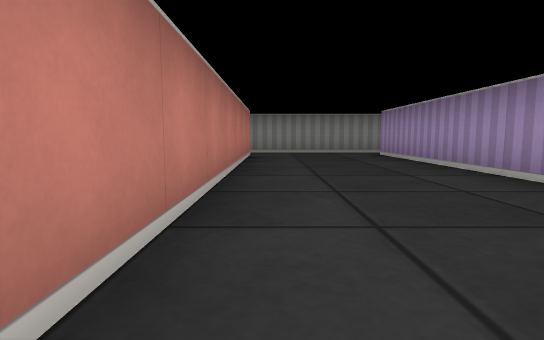
[1] (above)

20 first-person views from a walk through a cub3D level. The camera is about half as high as the walls, tilts 6° down and sees 80° across. The floor is counted in squares. Each view is taken from the middle of a square. On the plan, view 1 faces up. The plan holds only what a view shows up to about 9 squares ahead; the rest is blank.

[2]
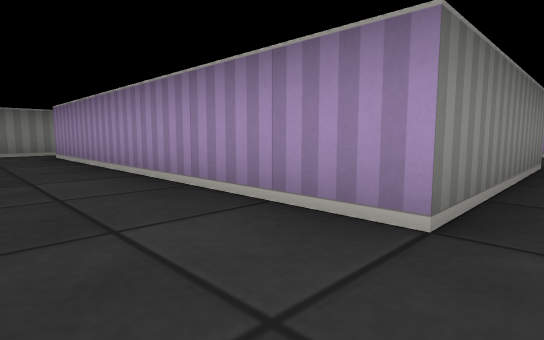

[3]
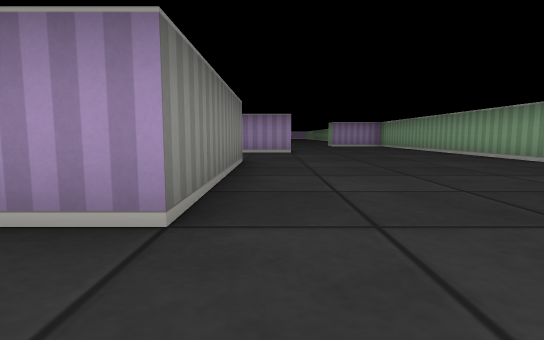

[4]
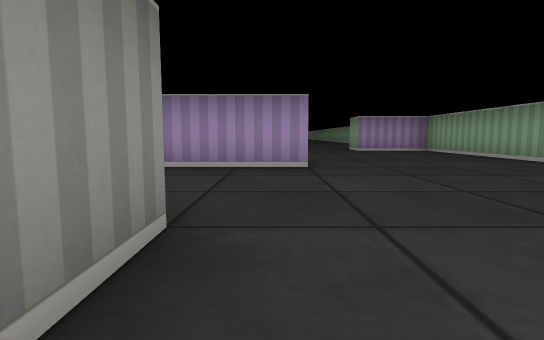

[5]
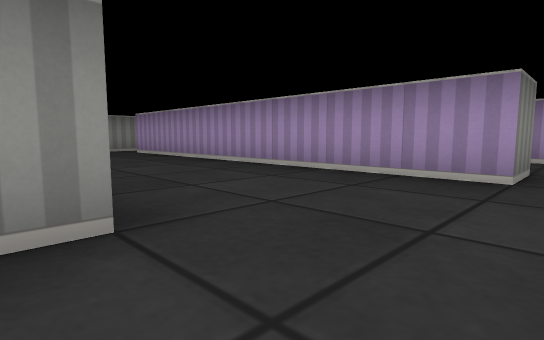

[6]
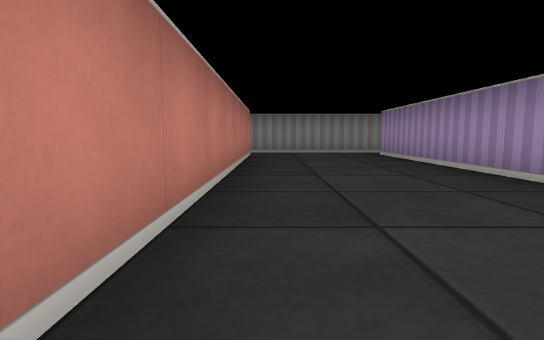

[7]
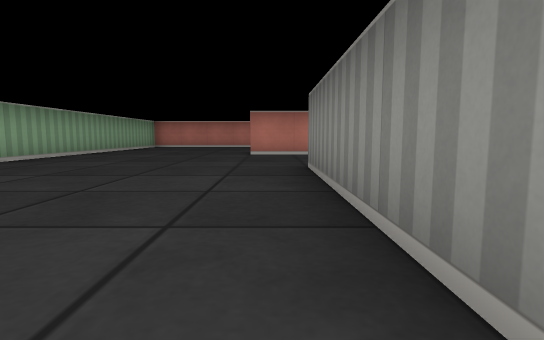

[8]
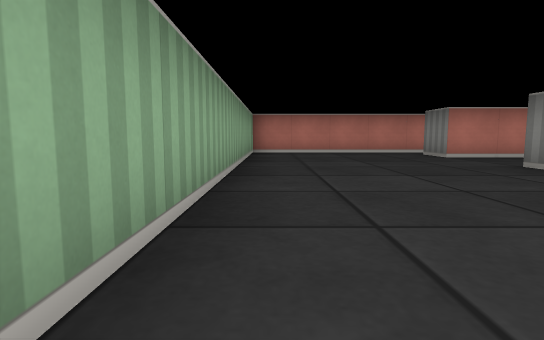

[9]
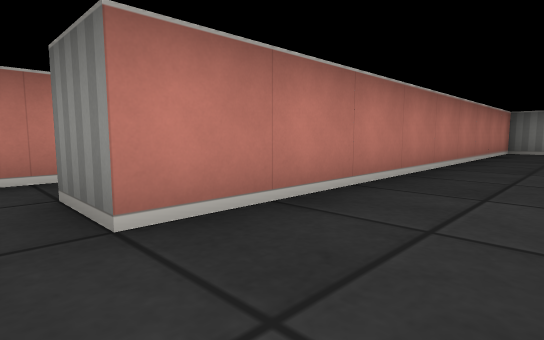

[10]
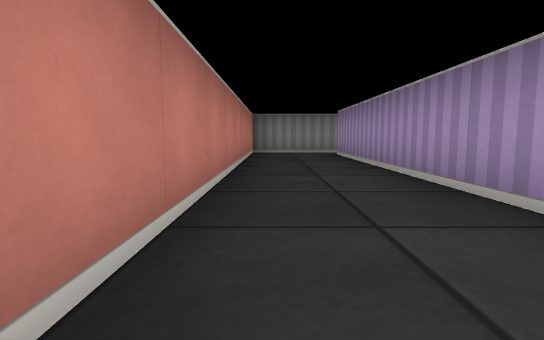

[11]
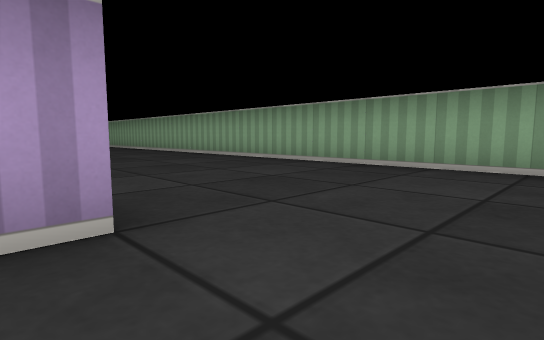

[12]
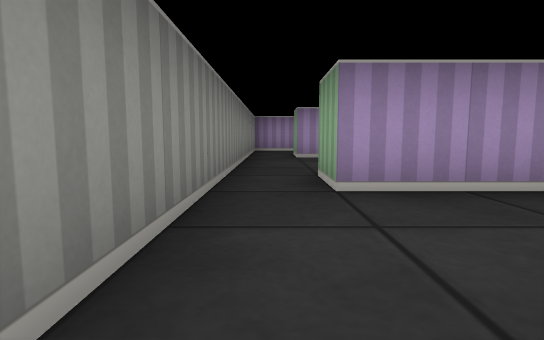

[13]
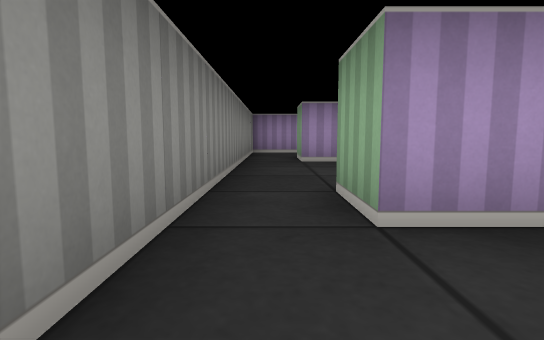

[14]
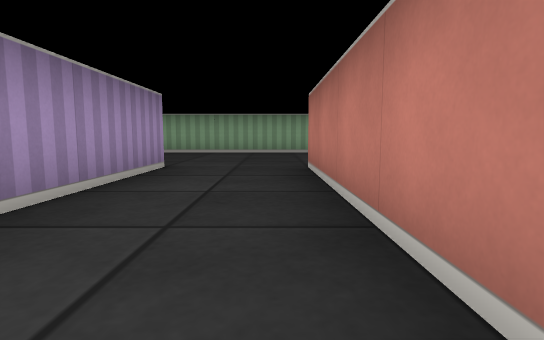

[15]
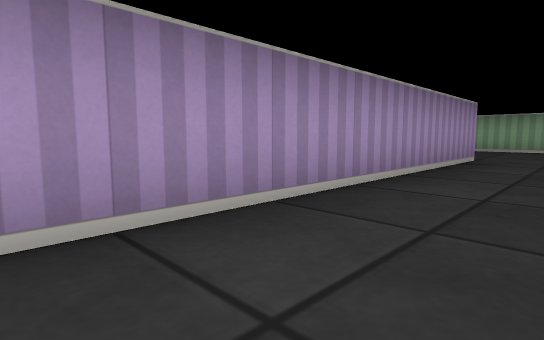

[16]
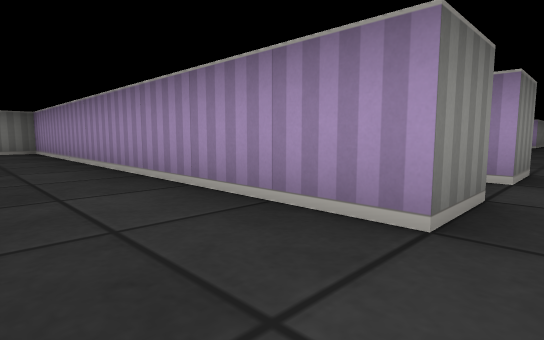

[17]
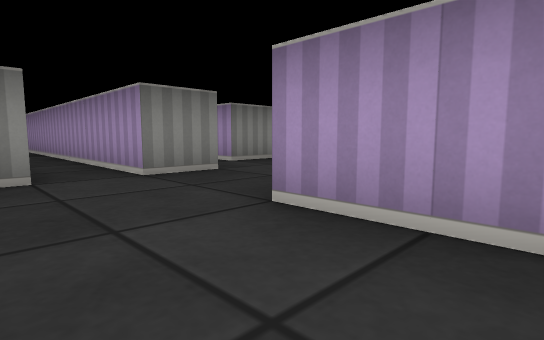

[18]
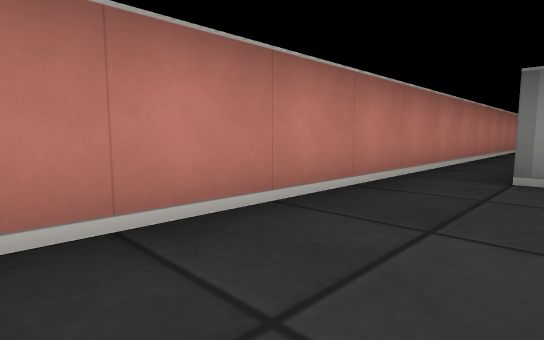

[19]
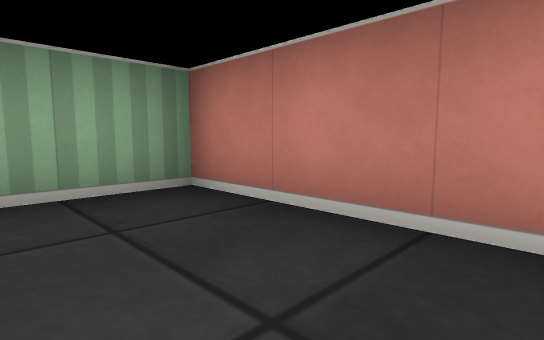

[20]
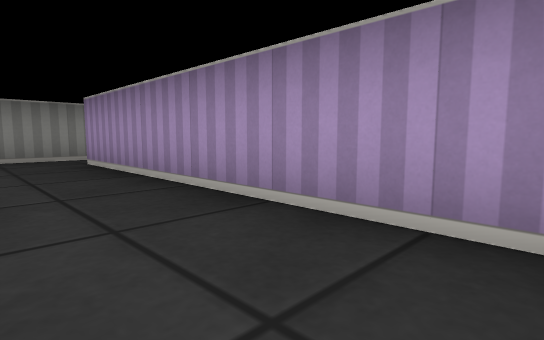

### Floor plan
Ten units are one square. View 1 is at (0, 0); x grows to the right and y downward. Boxes are objects, and circles mark ways between rooms. Rooms are numbered by the first view taken in them; rooms with no view inside come last. Other rooms are left out.
<svg viewBox="-60 -90 221 140">
<path fill="none" stroke="#000" d="M105 -35 105 5 95 5 95 -75 105 -75M-15 6 -15 0M-15 -18 -15 -75M55 -75 65 -75 65 -5 25 -5 25 -75M136 5 125 5 125 -85 55 -85M35 -85 -35 -85 -35 5 -45 5M-5 -75 -5 5M145 40 145 25M156 5 145 5 145 -65M-55 -65 -55 45 141 45M55 -20 55 -75M55 -85 35 -85"/>
<circle cx="30" cy="-80" r="3" fill="#2a7"/>
<circle cx="60" cy="-80" r="3" fill="#2a7"/>
<text x="50" y="0">1</text>
<text x="40" y="-50">2</text>
</svg>
Room 1 opens to room 2.

Where each view was taken, in squares from view 1:
view 1: 0 up, 0 right, facing up
view 2: 0 up, 1 right, facing up-right
view 3: 0 up, 1 right, facing right
view 4: 0 up, 5 right, facing right
view 5: 1 down, 6 right, facing up-right
view 6: 0 up, 7 right, facing up
view 7: 0 up, 7 right, facing left
view 8: 4 down, 3 right, facing left
view 9: 1 down, 2 left, facing up-left
view 10: 0 up, 3 left, facing up
view 11: 0 up, 3 left, facing down-right
view 12: 8 up, 3 right, facing right
view 13: 8 up, 4 right, facing right
view 14: 4 up, 11 right, facing down
view 15: 6 up, 11 right, facing down-right
view 16: 1 down, 11 right, facing up-right
view 17: 4 down, 13 right, facing up-right
view 18: 4 down, 4 left, facing up-left
view 19: 2 down, 4 left, facing down-left
view 20: 2 up, 4 right, facing up-right
